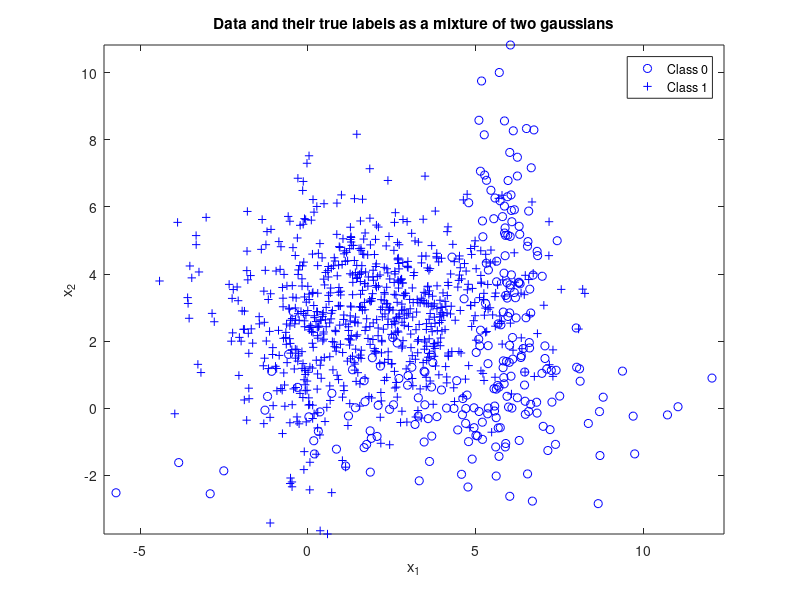

This figure's MATLAB source: (Note: this script raises an error after producing the figure.)
% Code for mixture of two gaussians
clear all;
%% Generation of Samples
n = 2;
N = 1000;

% class 0 parameters
mu(:,1) = [4;0]; mu(:,2) = [6;4];
Sigma(:,:,1) = [25 1;1 4]/3; Sigma(:,:,2) = [3 -2;-2 70]/10;
p0 = [0.55 0.45]; % probability split between 2 distributions

%class 1 pparameters
mu(:,3) = [0;1]; mu(:,4) = [2;3]; 
Sigma(:,:,3) = [3 -2;-2 85]/13; Sigma(:,:,4) = [65 1;1 30]/13;
p1 = [0.1 0.9]; % probability split between 2 distributions

p = [0.25 0.75]; % class priors for class 0 and 1 respectively
label = rand(1,N) >= p(1);
distr0 = rand(1,N) <= p0(1);
distr1 = rand(1,N) <= p1(1);
Nc = [length(find(label==0)),length(find(label==1))]; % number of samples from each class
x = zeros(n,N); % save up space
% Draw samples from each class pdf
total1 = 0; total2=0; total3=0;total4=0;
for i = 1:N
    if label(i) == 0
        % Class 0 samples for each gaussian based on their distribution
        if distr0(i)
            x(:,i) = mvnrnd(mu(:,1),Sigma(:,:,1),1)';
            total1 = total1+1;
        else
            x(:,i) = mvnrnd(mu(:,2),Sigma(:,:,2),1)';
            total2 = total2+1;
        end
    end
    
    if label(i) == 1
        % Class 1 samples for each gaussian based on their distribution
        if distr1(i)
            x(:,i) = mvnrnd(mu(:,3),Sigma(:,:,3),1)';
            total3 = total3+1;
        else
            x(:,i) = mvnrnd(mu(:,4),Sigma(:,:,4),1)';
            total4 = total4  + 1;
        end
    end
end

% Plot with class labels
figure(1), clf,
plot(x(1,label==0),x(2,label==0),'ob'), hold on,
%plot(x(1,label==0),x(2,label==0),'om'), hold on,
%plot(x(1,label==1),x(2,label==1),'+m'), hold on,
plot(x(1,label==1),x(2,label==1),'+b'), axis equal,
legend('Class 0','Class 1'), 
title('Data and their true labels as a mixture of two gaussians'),
xlabel('x_1'), ylabel('x_2')
%% calculate threshold based on loss values

% calculate discriminant score based on class pdfs
class1pdf = p1(1)*evalGaussian(x,mu(:,3),Sigma(:,:,3)) + p1(2)*evalGaussian(x,mu(:,4),Sigma(:,:,4));
class0pdf = p0(1)*evalGaussian(x,mu(:,1),Sigma(:,:,1)) + p0(2)*evalGaussian(x,mu(:,2),Sigma(:,:,2));
discriminantScore = log(class1pdf)-log(class0pdf);
w = 1;
% compare score to threshold to make decisions
for gamma = 0:0.5:200
    
    decision = (discriminantScore >= log(gamma));
    ind00 = find(decision==0 & label==0); p00 = length(ind00)/Nc(1); % probability of true negative
    ind10 = find(decision==1 & label==0); p10 = length(ind10)/Nc(1); % probability of false positive
    ind01 = find(decision==0 & label==1); p01 = length(ind01)/Nc(2); % probability of false negative
    ind11 = find(decision==1 & label==1); p11 = length(ind11)/Nc(2); % probability of true positive
    p_detection(w) = p11;
    p_false_alarm(w) = p10;
    w= w+1;

end

figure(2)
plot(p_false_alarm,p_detection); hold on;
title('ROC');
xlabel('Probability of false detection'),ylabel('Probabbility of Detection');
% show the Optimal point

% It's established that the minimum error occurs at 
lambda = [0 1;1 0]; % loss values
gamma = (lambda(2,1)-lambda(1,1))/(lambda(1,2)-lambda(2,2)) * p(1)/p(2);%threshold
discriminantScore = log(class1pdf)-log(class0pdf);
decision = (discriminantScore >= log(gamma));

ind00 = find(decision==0 & label==0); p00 = length(ind00)/Nc(1); % probability of true negative
ind10 = find(decision==1 & label==0); p10 = length(ind10)/Nc(1); % probability of false positive
ind01 = find(decision==0 & label==1); p01 = length(ind01)/Nc(2); % probability of false negative
ind11 = find(decision==1 & label==1); p11 = length(ind11)/Nc(2); % probability of true positive
p_error = [p10,p01]*Nc'/N; % probability of error, empirically estimated
figure(2)
scatter(p10,p11,'r*')
%%
figure(3), % class 0 circle, class 1 +, correct green, incorrect red
plot(x(1,ind00),x(2,ind00),'og'); hold on,
plot(x(1,ind10),x(2,ind10),'or'); hold on,
plot(x(1,ind01),x(2,ind01),'+r'); hold on,
plot(x(1,ind11),x(2,ind11),'+g'); hold on,
axis equal,

%% Draw the decision boundary
horizontalGrid = linspace(floor(min(x(1,:))),ceil(max(x(1,:))),101);
verticalGrid = linspace(floor(min(x(2,:))),ceil(max(x(2,:))),91);
[h,v] = meshgrid(horizontalGrid,verticalGrid);
discriminantScoreGridValues = log(evalGaussian([h(:)';v(:)'],mu(:,3),Sigma(:,:,3))+ evalGaussian([h(:)';v(:)'],mu(:,4),Sigma(:,:,4)))-log(evalGaussian([h(:)';v(:)'],mu(:,1),Sigma(:,:,1))+evalGaussian([h(:)';v(:)'],mu(:,2),Sigma(:,:,2))) - log(gamma);
minDSGV = min(discriminantScoreGridValues);
maxDSGV = max(discriminantScoreGridValues);
discriminantScoreGrid = reshape(discriminantScoreGridValues,91,101);
figure(3), contour(horizontalGrid,verticalGrid,discriminantScoreGrid,[minDSGV*[0.9,0.6,0.3],0,[0.3,0.6,0.9]*maxDSGV]); % plot equilevel contours of the discriminant function 
% including the contour at level 0 which is the decision boundary
legend('Correct decisions for data from Class 0','Wrong decisions for data from Class 0','Wrong decisions for data from Class 1','Correct decisions for data from Class 1','Equilevel contours of the discriminant function' ,'Location','southeast'), 
title('Data and their classifier decisions versus true labels'),
xlabel('x_1'), ylabel('x_2'), 